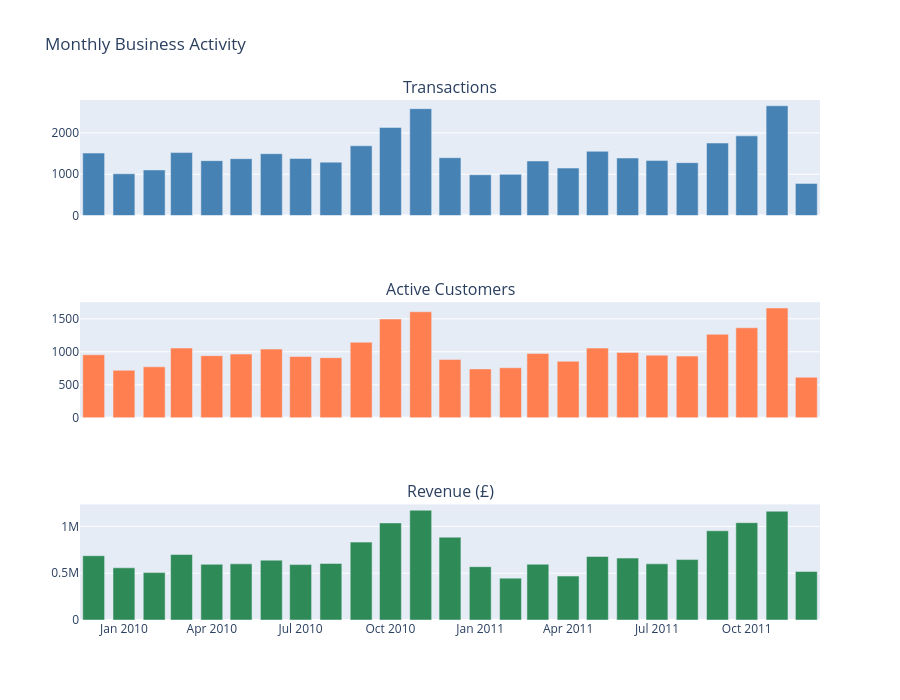

Notebook source saved alongside this figure:
### Code cell
import plotly.graph_objects as go
from plotly.subplots import make_subplots

monthly_sorted = monthly.sort('InvoiceMonth')

fig = make_subplots(rows=3, cols=1, shared_xaxes=True,
                    subplot_titles=('Transactions', 'Active Customers', 'Revenue (£)'))

months = monthly_sorted['InvoiceMonth'].to_list()

fig.add_trace(go.Bar(x=months, y=monthly_sorted['transactions'].to_list(),
                     marker_color='steelblue'), row=1, col=1)

fig.add_trace(go.Bar(x=months, y=monthly_sorted['active_customers'].to_list(),
                     marker_color='coral'), row=2, col=1)

fig.add_trace(go.Bar(x=months, y=monthly_sorted['revenue'].to_list(),
                     marker_color='seagreen'), row=3, col=1)

fig.update_layout(height=700, showlegend=False,
                  title_text='Monthly Business Activity')
fig.show()

### Figure 1 — Plotly figure (JSON) as saved in the notebook; plotly's stock layout.template omitted (floating-point values rounded to 4 significant figures)
{"data": [{"marker": {"color": "steelblue"}, "type": "bar", "x": ["2009-12-01T00:00:00", "2010-01-01T00:00:00", "2010-02-01T00:00:00", "2010-03-01T00:00:00", "2010-04-01T00:00:00", "2010-05-01T00:00:00", "2010-06-01T00:00:00", "2010-07-01T00:00:00", "2010-08-01T00:00:00", "2010-09-01T00:00:00", "2010-10-01T00:00:00", "2010-11-01T00:00:00", "2010-12-01T00:00:00", "2011-01-01T00:00:00", "2011-02-01T00:00:00", "2011-03-01T00:00:00", "2011-04-01T00:00:00", "2011-05-01T00:00:00", "2011-06-01T00:00:00", "2011-07-01T00:00:00", "2011-08-01T00:00:00", "2011-09-01T00:00:00", "2011-10-01T00:00:00", "2011-11-01T00:00:00", "2011-12-01T00:00:00"], "xaxis": "x", "y": [1512, 1011, 1104, 1524, 1329, 1377, 1497, 1381, 1293, 1689, 2133, 2587, 1400, 987, 997, 1321, 1149, 1555, 1393, 1331, 1280, 1755, 1929, 2657, 778], "yaxis": "y"}, {"marker": {"color": "coral"}, "type": "bar", "x": ["2009-12-01T00:00:00", "2010-01-01T00:00:00", "2010-02-01T00:00:00", "2010-03-01T00:00:00", "2010-04-01T00:00:00", "2010-05-01T00:00:00", "2010-06-01T00:00:00", "2010-07-01T00:00:00", "2010-08-01T00:00:00", "2010-09-01T00:00:00", "2010-10-01T00:00:00", "2010-11-01T00:00:00", "2010-12-01T00:00:00", "2011-01-01T00:00:00", "2011-02-01T00:00:00", "2011-03-01T00:00:00", "2011-04-01T00:00:00", "2011-05-01T00:00:00", "2011-06-01T00:00:00", "2011-07-01T00:00:00", "2011-08-01T00:00:00", "2011-09-01T00:00:00", "2011-10-01T00:00:00", "2011-11-01T00:00:00", "2011-12-01T00:00:00"], "xaxis": "x2", "y": [955, 720, 772, 1057, 942, 966, 1041, 928, 911, 1145, 1497, 1607, 885, 741, 758, 974, 856, 1056, 991, 949, 935, 1266, 1364, 1664, 615], "yaxis": "y2"}, {"marker": {"color": "seagreen"}, "type": "bar", "x": ["2009-12-01T00:00:00", "2010-01-01T00:00:00", "2010-02-01T00:00:00", "2010-03-01T00:00:00", "2010-04-01T00:00:00", "2010-05-01T00:00:00", "2010-06-01T00:00:00", "2010-07-01T00:00:00", "2010-08-01T00:00:00", "2010-09-01T00:00:00", "2010-10-01T00:00:00", "2010-11-01T00:00:00", "2010-12-01T00:00:00", "2011-01-01T00:00:00", "2011-02-01T00:00:00", "2011-03-01T00:00:00", "2011-04-01T00:00:00", "2011-05-01T00:00:00", "2011-06-01T00:00:00", "2011-07-01T00:00:00", "2011-08-01T00:00:00", "2011-09-01T00:00:00", "2011-10-01T00:00:00", "2011-11-01T00:00:00", "2011-12-01T00:00:00"], "xaxis": "x3", "y": [686700.0, 557300.0, 506400.0, 699600.0, 594600.0, 600000.0, 639100.0, 591600.0, 604200.0, 831600.0, 1036680, 1172000.0, 884600.0, 569400.0, 447100.0, 595500.0, 469200.0, 678600.0, 661200.0, 600100.0, 645300.0, 952800.0, 1039000.0, 1162000.0, 518200.0], "yaxis": "y3"}], "layout": {"annotations": [{"font": {"size": 16}, "showarrow": false, "text": "Transactions", "x": 0.5, "xanchor": "center", "xref": "paper", "y": 1, "yanchor": "bottom", "yref": "paper"}, {"font": {"size": 16}, "showarrow": false, "text": "Active Customers", "x": 0.5, "xanchor": "center", "xref": "paper", "y": 0.6111, "yanchor": "bottom", "yref": "paper"}, {"font": {"size": 16}, "showarrow": false, "text": "Revenue (£)", "x": 0.5, "xanchor": "center", "xref": "paper", "y": 0.2222, "yanchor": "bottom", "yref": "paper"}], "height": 700, "showlegend": false, "title": {"text": "Monthly Business Activity"}, "xaxis": {"anchor": "y", "domain": [0, 1], "matches": "x3", "showticklabels": false}, "xaxis2": {"anchor": "y2", "domain": [0, 1], "matches": "x3", "showticklabels": false}, "xaxis3": {"anchor": "y3", "domain": [0, 1]}, "yaxis": {"anchor": "x", "domain": [0.7778, 1]}, "yaxis2": {"anchor": "x2", "domain": [0.3889, 0.6111]}, "yaxis3": {"anchor": "x3", "domain": [0, 0.2222]}}}
